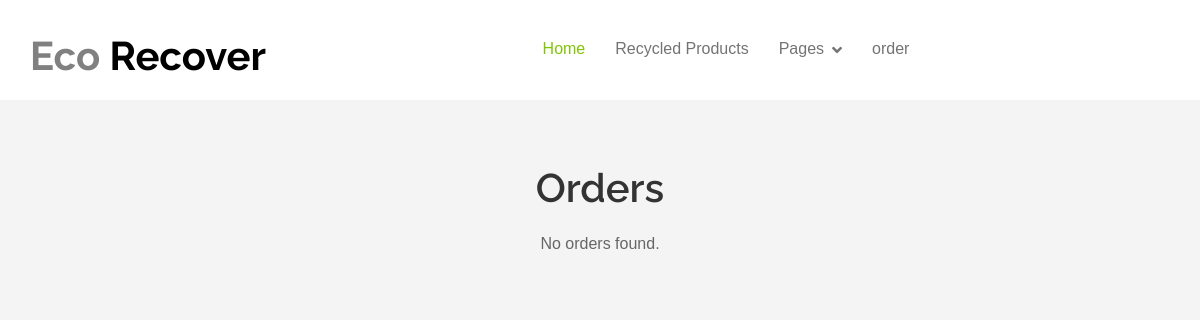
Before: /order_page/ (signed in) with the older database file.
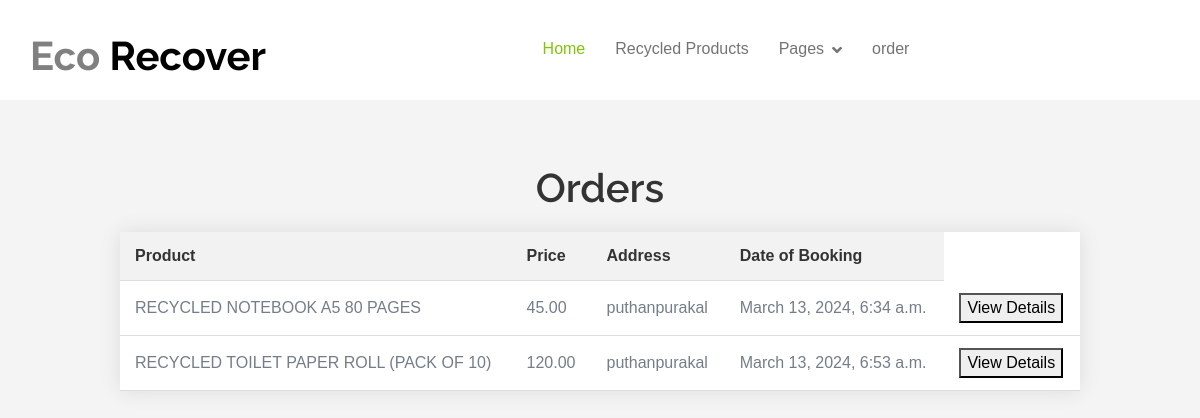
After: the same page with the newer database file.
### app322/models.py (models this page shows, shortened)
class Order(models.Model):
    user = models.ForeignKey(User, on_delete=models.CASCADE)
    product = models.ForeignKey('Product', on_delete=models.CASCADE, default=0)
    price = models.DecimalField(max_digits=10, decimal_places=2, default=0)
    address = models.CharField(max_length=255, default=0)
    date_of_booking = models.DateTimeField(auto_now_add=True)
    quantity = models.IntegerField(default=1)  # Adding quantity field

class Product(models.Model):
    subcategory = models.ForeignKey('Subcategory', on_delete=models.CASCADE, null=True, blank=True)
    user = models.ForeignKey(User, on_delete=models.CASCADE,default=0)
    name = models.CharField(max_length=100, null=False, blank=False)
    product_image = models.ImageField(upload_to="product_images", null=False, blank=False)
    description = models.CharField(max_length=500, null=False, blank=False)
    quantity = models.IntegerField(null=False, blank=False)
    original_price = models.FloatField(null=False, blank=False)
    selling_price = models.FloatField(null=False, blank=False)
    status = models.BooleanField(default=False, help_text="0=default,1=Hidden")
    trending = models.BooleanField(default=False, help_text="0=default,1=Trending")
    created_date = models.DateTimeField(auto_now_add=True)
    updated_date = models.DateTimeField(auto_now=True)

### app322/views.py (the view)
# urls.py: path('order_page/', views.order_page, name='order_page'),
def order_page(request):
    if request.user.is_authenticated:
        orders = Order.objects.filter(user=request.user)
    else:
        orders = None
    return render(request, 'main/ecomerce/order_page.html', {'orders': orders})

### templates/main/ecomerce/order_page.html (shortened to what this page needs)
{% extends 'main/ecomerce/baseeco.html' %}
{% block content %}
<br><br><br><br><br><br>
<!DOCTYPE html>
<html lang="en">
<head>
</head>
<body>
    <h1>Orders</h1>
    {% if orders %}
    <table>
        <thead>
            <tr>
                <th>Product</th>
                <th>Price</th>
                <th>Address</th>
                <th>Date of Booking</th>
            </tr>
        </thead>
        <tbody>
            {% for order in orders %}
            <tr>
                <td>{{ order.product.name }}</td>
                <td>{{ order.price }}</td>
                <td>{{ order.address }}</td>
                <td>{{ order.date_of_booking }}</td>
                <td>
                    <a href="{% url 'order_detail' order_id=order.id %}">
                        <button> View Details</button>
                    </a>
                </td>
            </tr>
            {% endfor %}
        </tbody>
    </table>
    {% else %}
    <p>No orders found.</p>
    {% endif %}
</body>
</html>
{% endblock  %}

Changed rows visible on the page:
added Order: product.name "RECYCLED NOTEBOOK A5 80 PAGES", price "45.00", address "puthanpurakal", date_of_booking "March 13, 2024, 6:34 a.m."
added Order: product.name "RECYCLED TOILET PAPER ROLL (PACK OF 10)", price "120.00", address "puthanpurakal", date_of_booking "March 13, 2024, 6:53 a.m."
Other visible differences:
text no longer shown: "No orders found."
text now shown: "Product Price Address Date of Booking"
